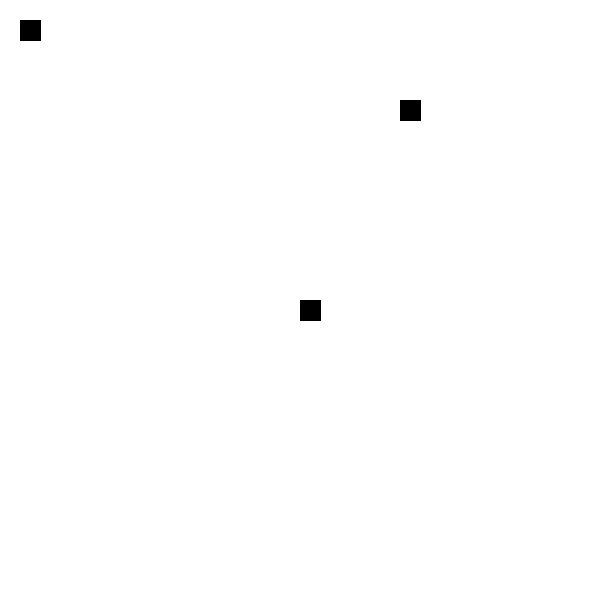
Frame 1 (no input)
Frame 60 (the mouse pressed at the canvas centre just before this capture): identical to frame 1, image omitted
Frame 120 (the mouse held since frame 60 and released just before this capture): identical to frame 1, image omitted

The Processing sketch that drew this single still picture (run headless with seeded random() and noise(); from frame 60 on, the mouse is pressed at the canvas centre):

// Processing sketch: processing_74876
// ── processing_74876.pde

 //Snake
    void setup() {
      size(600,600);
      fill(0);
      frameRate(5);
    }
    
    int len = 0;
    int maxLen = 2;
    int x = 20;
    int y = 20;
    int size1 = 20;
    int size2 = 20;
    int food_size1 = 20;
    int food_size2 = 20;
    int xVel = 0;
    int yVel = 0;
    boolean spin = false;
    
    void draw() {
    
          if (len == 0)
        background(255,255,255);
      if (len < maxLen)
        len += 1;
      else
        len = 0;
      snake();
      food();
      
 
      
    }
   
    
    void snake() {
      rect(x,y,size1,size2);
      x += xVel;
      y += yVel;
      
    }
    
    void food() {
      if (x>=300 && x<320 && y >= 300 && y < 320)
        fill(255,255,255);
        rect(300,300,food_size1,food_size2);
    
       if (x>=400 && x<420 && y >= 100 && y < 120)
        fill(204, 102, 0);
        rect(400,100,food_size1,food_size2);
  
        }
    
       
    void keyPressed() {
     if (key == CODED) {
       if(keyCode == UP) {
         xVel = 0;
         yVel = -20;
       } else if (keyCode == DOWN) {
         xVel = 0;
         yVel = 20;
         
       }
       if(keyCode == LEFT) {
         yVel = 0;
         xVel = -20;
         size1 = size1 + 10;
         size2 = size2 + 10;
         food_size1 = food_size1 + 10;
         food_size2 = food_size2 + 10;
       } else if (keyCode == RIGHT) { 
         yVel = 0;
         xVel = 20;
         size1 = size1 - 10;
         size2 = size2 - 10;
         food_size1 = food_size1 - 10;
         food_size2 = food_size2 - 10;
         
       }
     }
    }

    void mousePressed(){
        translate(width/2, height/2);
rotateX(radians(60));
rect(-26, -26, 52, 52);
spin = true;
    }
